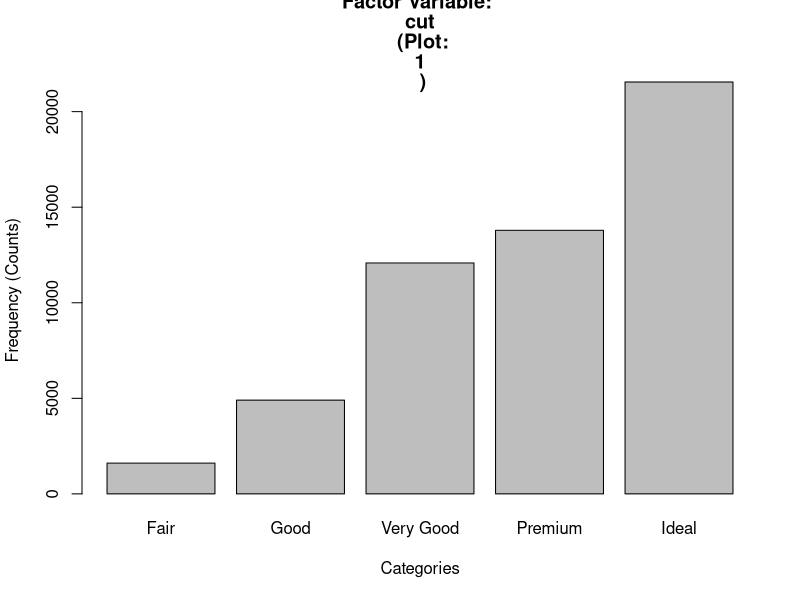
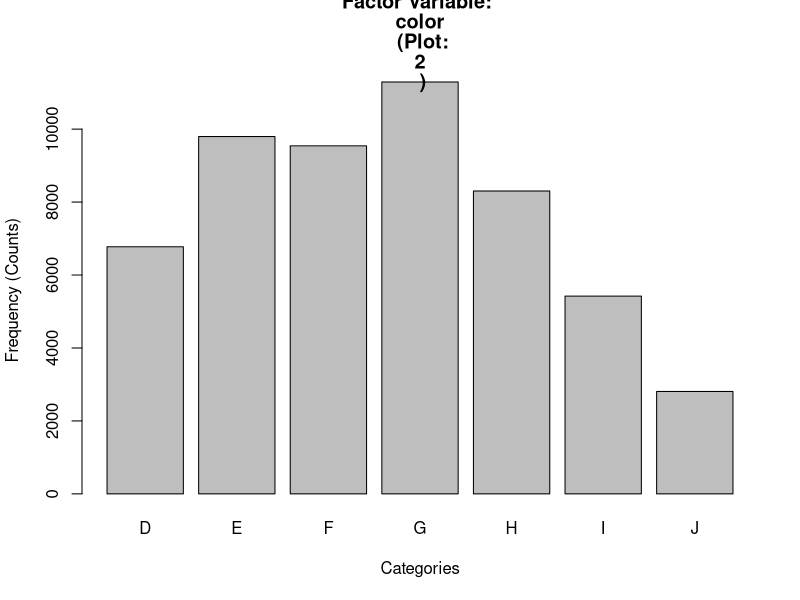
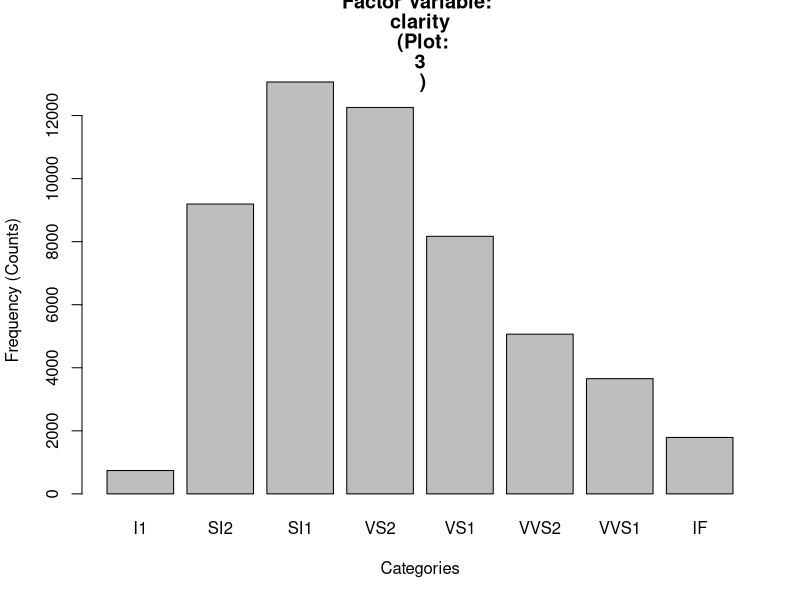
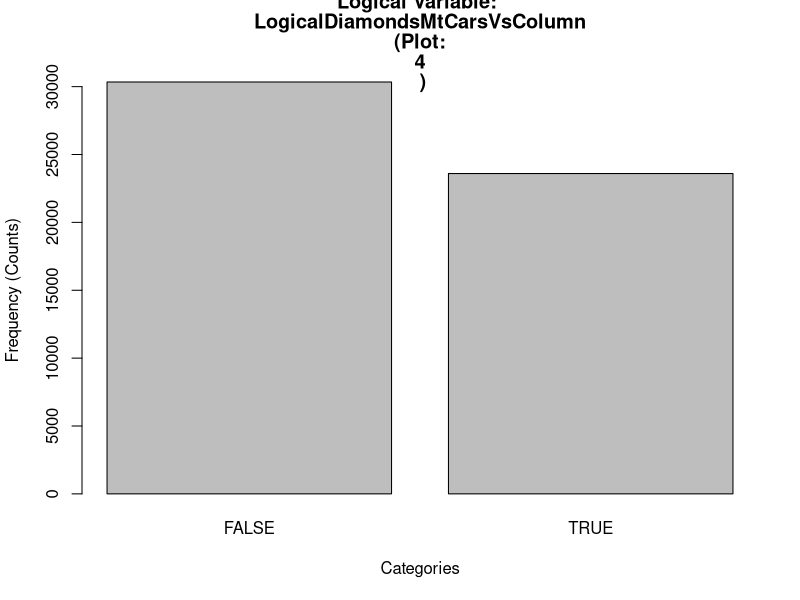
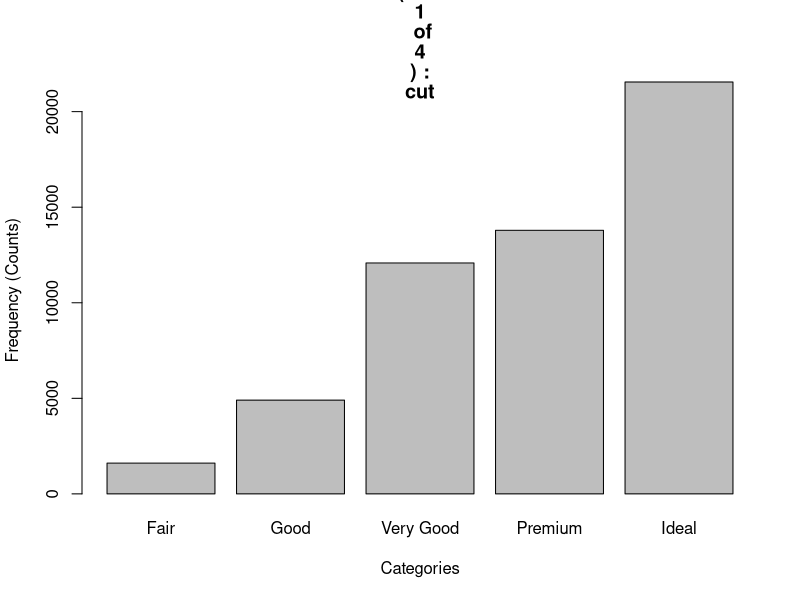
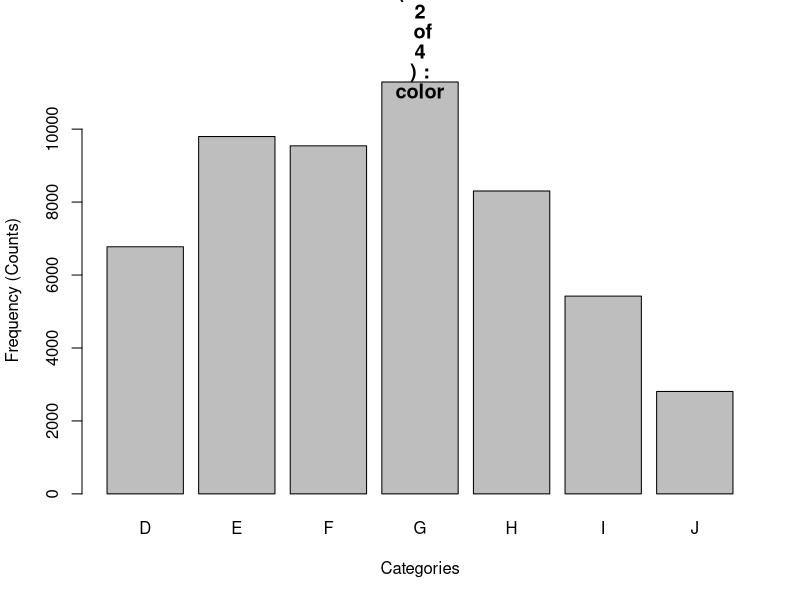
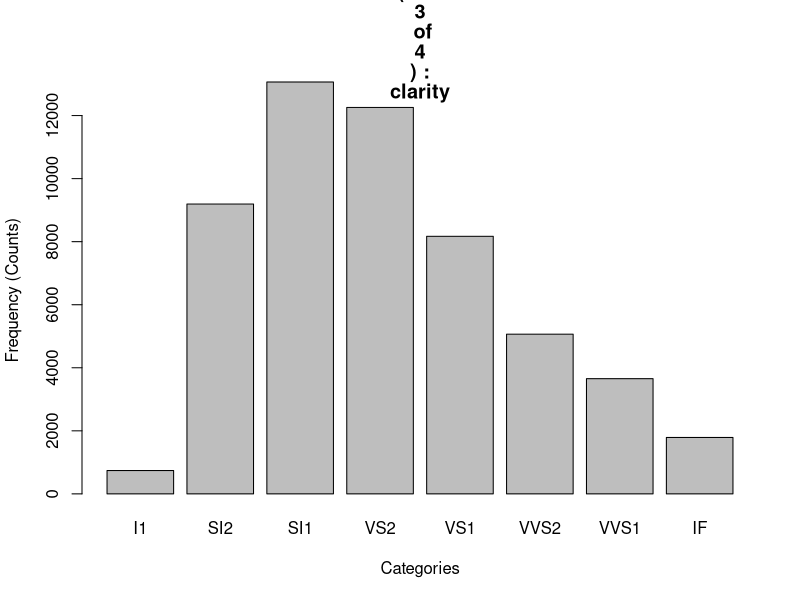
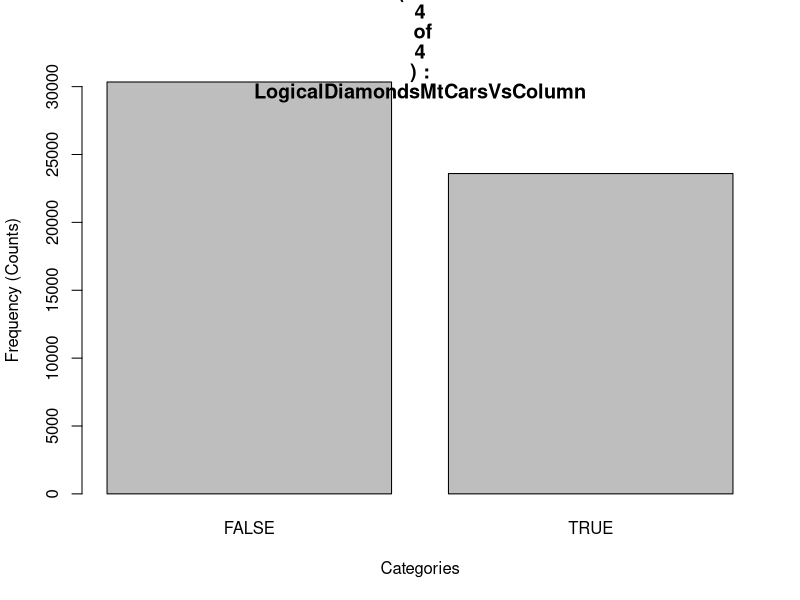

The R script that drew these images, in order:
## ---- chunk 1
library(ggplot2)

data(diamonds)
data(mtcars)

str(mtcars)

mtcars$vs
# 0 0 1 1 0 1 0 1 1 1 1 0 0 0 0 0 0 1 1 1 1 0 0 0 0 1 0 1 0 0 0 1

length(mtcars$vs)  #32 elements here

sum(mtcars$vs)  #14 is the sum, meaning that there are 14 1 values here and the other 18 are 0 values. 

length(diamonds)

str(diamonds)

head(diamonds$carat)
length(diamonds$carat)  #53940.  Thus, there are 53,940 rows in the diamonds data set. 
53940/16  #this is [1] 3371.25

3371.2 * 7  #23598
#Please note that (14/32) is 0.4375
(14/32)*53940  #23,599.  Hence out of the 53,940 rows, please note that approximately 23,599 of those rows will be 1s and the remainder of them will be 0s. 
(18/32)*53940  #30,341.  Please note that therefore the remainder 30,341 rows will have the value 0. 

#Please note that: 30341/53940 is approximately 0.5624954, while 18/32 is 0.5625.  These values are quite close together. 



rep(0, 3) #please note that this is the repeat function
trial = c(rep(0, 3), rep(2, 4))
trial 

DiamondsMtCarsVsColumn <- c(rep(1, 23599), rep(0, 30341))
head(DiamondsMtCarsVsColumn)
length(DiamondsMtCarsVsColumn) #53940, which is what we wanted

is.logical(DiamondsMtCarsVsColumn)
is.logical(as.logical(DiamondsMtCarsVsColumn)) #TRUE.  Thus, it is logical. 


#Here, please note that the DiamondsMtCarsVsColumn contained 0 and 1 values.  When converting this to a logical variable, the 0 will become FALSE and the 1 will become TRUE. 
#Hence, is.logical(DiamondsMtCarsVsColumn) does this conversion. 

str(DiamondsMtCarsVsColumn)  #this is numeric....values here are 0 and 1. 

LogicalDiamondsMtCarsVsColumn = as.logical(DiamondsMtCarsVsColumn)  #Here, please note that we stored this conversion into the vector LogicalDiamondsMtCarsVsColumn
is.logical(LogicalDiamondsMtCarsVsColumn)      #TRUE is returned since it is indeed a logical value and it passes the test: is.logical ?


str(LogicalDiamondsMtCarsVsColumn)  #this is returning "logical" since we created this into a logical column, with the values either TRUE or FALSE.  0 values mapped to (and were converted to) FALSE and 1 values mapped to TRUE. 

head(diamonds) #the first 6 rows of output from the original diamonds data set. 

#carat       cut color clarity depth table price    x    y    z
#1  0.23     Ideal     E     SI2  61.5    55   326 3.95 3.98 2.43
#2  0.21   Premium     E     SI1  59.8    61   326 3.89 3.84 2.31
#3  0.23      Good     E     VS1  56.9    65   327 4.05 4.07 2.31
#4  0.29   Premium     I     VS2  62.4    58   334 4.20 4.23 2.63
#5  0.31      Good     J     SI2  63.3    58   335 4.34 4.35 2.75
#6  0.24 Very Good     J    VVS2  62.8    57   336 3.94 3.96 2.48


NewDiamondsDataFrame = cbind(diamonds, LogicalDiamondsMtCarsVsColumn) #we are binding by the columns.  That is, we are adding on this logical column of Trues and Falses as a new column to the original diamonds data frame.
head(NewDiamondsDataFrame)


#carat       cut color clarity depth table price    x    y    z LogicalDiamondsMtCarsVsColumn
#1  0.23     Ideal     E     SI2  61.5    55   326 3.95 3.98 2.43                          TRUE
#2  0.21   Premium     E     SI1  59.8    61   326 3.89 3.84 2.31                          TRUE
#3  0.23      Good     E     VS1  56.9    65   327 4.05 4.07 2.31                          TRUE
#4  0.29   Premium     I     VS2  62.4    58   334 4.20 4.23 2.63                          TRUE
#5  0.31      Good     J     SI2  63.3    58   335 4.34 4.35 2.75                          TRUE
#6  0.24 Very Good     J    VVS2  62.8    57   336 3.94 3.96 2.48                          TRUE

head(NewDiamondsDataFrame[1:5])
head(NewDiamondsDataFrame)

#please note that logical returns true and false values.  0 corresponds to false and 1 corresponds to true
str(NewDiamondsDataFrame) #to please see the structure of this new data frame.  We just added our 11th variable. 

#'data.frame':  53940 obs. of  11 variables:
#  $ carat                        : num  0.23 0.21 0.23 0.29 0.31 0.24 0.24 0.26 0.22 0.23 ...
#$ cut                          : Ord.factor w/ 5 levels "Fair"<"Good"<..: 5 4 2 4 2 3 3 3 1 3 ...
#$ color                        : Ord.factor w/ 7 levels "D"<"E"<"F"<"G"<..: 2 2 2 6 7 7 6 5 2 5 ...
#$ clarity                      : Ord.factor w/ 8 levels "I1"<"SI2"<"SI1"<..: 2 3 5 4 2 6 7 3 4 5 ...
#$ depth                        : num  61.5 59.8 56.9 62.4 63.3 62.8 62.3 61.9 65.1 59.4 ...
#$ table                        : num  55 61 65 58 58 57 57 55 61 61 ...
#$ price                        : int  326 326 327 334 335 336 336 337 337 338 ...
#$ x                            : num  3.95 3.89 4.05 4.2 4.34 3.94 3.95 4.07 3.87 4 ...
#$ y                            : num  3.98 3.84 4.07 4.23 4.35 3.96 3.98 4.11 3.78 4.05 ...
#$ z                            : num  2.43 2.31 2.31 2.63 2.75 2.48 2.47 2.53 2.49 2.39 ...
#$ LogicalDiamondsMtCarsVsColumn: logi  TRUE TRUE TRUE TRUE TRUE TRUE ...

#Here, the LogicalDiamondsMtCarsVsColumn is approximately the logical equivalent of the ratio of 0's to 1's for the mtcars data set variable vs.  The 0's in LogicalDiamondsMtCarsVsColumn are reflected by FALSE and the 1's are reflected by TRUE.  

## ---- chunk 2

str(NewDiamondsDataFrame) #to please see the structure of this new data frame.  We just added our 11th variable. 

#'data.frame':  53940 obs. of  11 variables:
#  $ carat                        : num  0.23 0.21 0.23 0.29 0.31 0.24 0.24 0.26 0.22 0.23 ...
#$ cut                          : Ord.factor w/ 5 levels "Fair"<"Good"<..: 5 4 2 4 2 3 3 3 1 3 ...
#$ color                        : Ord.factor w/ 7 levels "D"<"E"<"F"<"G"<..: 2 2 2 6 7 7 6 5 2 5 ...
#$ clarity                      : Ord.factor w/ 8 levels "I1"<"SI2"<"SI1"<..: 2 3 5 4 2 6 7 3 4 5 ...
#$ depth                        : num  61.5 59.8 56.9 62.4 63.3 62.8 62.3 61.9 65.1 59.4 ...
#$ table                        : num  55 61 65 58 58 57 57 55 61 61 ...
#$ price                        : int  326 326 327 334 335 336 336 337 337 338 ...
#$ x                            : num  3.95 3.89 4.05 4.2 4.34 3.94 3.95 4.07 3.87 4 ...
#$ y                            : num  3.98 3.84 4.07 4.23 4.35 3.96 3.98 4.11 3.78 4.05 ...
#$ z                            : num  2.43 2.31 2.31 2.63 2.75 2.48 2.47 2.53 2.49 2.39 ...
#$ LogicalDiamondsMtCarsVsColumn: logi  TRUE TRUE TRUE TRUE TRUE TRUE ...

#here, based on the results from the above structure of the new diamonds data frame, please note that we want the cut, color, clarity, and LogicalDiamondsMtCarsVsColumn variables to be selected. 
# These 4 columns are either factor columns or they are logical columns. 


is.logical(diamonds$cut)

colnames(diamonds)

new_logicalCols = NewDiamondsDataFrame[sapply(NewDiamondsDataFrame, is.logical)] 
head(new_logicalCols)
new_factorCols = NewDiamondsDataFrame[sapply(NewDiamondsDataFrame, is.factor)] 
head(new_factorCols)

#Please note that we combine BOTH results so that we have all columns that are either logical columns or factor columns. 

LogicalAndFactorColumnsNewDiamondsDF = cbind(new_factorCols, new_logicalCols) #since we have been extracting various columns from the new diamonds data frame, we can just combine the factor columns results with the logical columns results by binding (Attaching) the columns together using cbind...that is column bind. 
head(LogicalAndFactorColumnsNewDiamondsDF)

#cut color clarity LogicalDiamondsMtCarsVsColumn
#1     Ideal     E     SI2                          TRUE
#2   Premium     E     SI1                          TRUE
#3      Good     E     VS1                          TRUE
#4   Premium     I     VS2                          TRUE
#5      Good     J     SI2                          TRUE
#6 Very Good     J    VVS2                          TRUE


#In general, for any data set (aside from the diamonds data set), please note that this is the process that we would use to find and extract the logical and the factor columns from that respective data set. 

########



## ---- chunk 3
# Here, please note that for the new diamonds data set, this is: 
# factor variables: cut, color, and clarity. 

#logical variables: LogicalDiamondsMtCarsVsColumn

#Please note that we have the logical variables stored in: new_logicalCols
#Please note that we have the factor variables stored in: new_factorCols



#colnamesvector <- vector() #please note that we are creating an empty vector here

colnamesLogicalFactors <- vector()  #please note that we are creating an empty vector here

NumOfLogicalAndFactorColumns = length(LogicalAndFactorColumnsNewDiamondsDF)

for (colnamesIndex in 1:NumOfLogicalAndFactorColumns){
  colnamesLogicalFactors = c(colnamesLogicalFactors, colnames(LogicalAndFactorColumnsNewDiamondsDF[colnamesIndex]))
}
colnamesLogicalFactors
colnamesLogicalFactors[1] #cut, the first element here...


NumOfLogicalColumns = length(new_logicalCols)
NumOfFactorColumns = length(new_factorCols)

NumOfLogicalColumns #1 here
NumOfFactorColumns #3 here

#Please note that below, Saniya has 3 different for-loops based on what the user wants.  The first for-loop will plot all of the factor variables.  The second for-loop will plot all of the logical variables.  The 3rd for-loop is a combination of the first 2 for-loops and will plot BOTH the factor as well as the logical variables.  That is, it will plot all of these variables. 


#If we just want to plot all of the factor variables, we may please run this following for loop below: 

FactorColIndex = 1 #Please note that this initializes the variable so that we can re-run the same code over and over again and get the same sets of results each time. 
for (FactorColIndex in 1:NumOfFactorColumns){
  plot(LogicalAndFactorColumnsNewDiamondsDF[FactorColIndex], col = "gray", main = c("Factor Variable: ", colnamesLogicalFactors[FactorColIndex], "  (Plot: ", FactorColIndex, " )"),  ylab = "Frequency (Counts)", xlab = "Categories") #since it is qualitative (like a factor or a logical column) rather than numeric, the plot feature will yield a bargraph automatically.
}

#If we just want to plot all of the logical (True/False Boolean values) variables, we may please run this following for loop below: 

LogicalColIndex = 1  ##Please note that this initializes the variable so that we can re-run the same code over and over again and get the same sets of results each time. 
for (LogicalColIndex in 1:NumOfLogicalColumns){
  index = LogicalColIndex + NumOfFactorColumns
  factorCol = as.factor(LogicalAndFactorColumnsNewDiamondsDF[,index])
  plot(factor(factorCol), col = "gray", main = c("Logical Variable: ", colnamesLogicalFactors[index], " (Plot: ", index, " )") , ylab = "Frequency (Counts)", xlab = "Categories") #since it is qualitative (like a factor or a logical column) rather than numeric, the plot feature will yield a bargraph automatically.
}



#To Plot all of the Variables (Factored and Logical) together, please use:

colIndex = 1 #Please note that this initializes the variable so that we can re-run the same code over and over again and get the same sets of results each time. 
for (colIndex in 1:NumOfLogicalAndFactorColumns){
  factoredColumn = as.factor(LogicalAndFactorColumnsNewDiamondsDF[,colIndex])
  plot(factoredColumn, col = "gray", main = c("(Plot", colIndex, " of", NumOfLogicalAndFactorColumns,") :", colnamesLogicalFactors[colIndex] ),  ylab = "Frequency (Counts)", xlab = "Categories") #since it is qualitative (like a factor or a logical column) rather than numeric, the plot feature will yield a bargraph automatically.
}




## ---- chunk 4
for (columnsIndex in 1:NumOfLogicalAndFactorColumns){ #here, we are going to have as many printouts as there are logical and factor columns.  That is, there is exactly 1 printout for each factor variable and 1 printout for each logical variable.  
  print("       ")
  print("********************************************************")
  print("Below, please note the Frequency Table below for this qualitative variable:")
  print(colnamesLogicalFactors[columnsIndex])
  print(table(LogicalAndFactorColumnsNewDiamondsDF[,columnsIndex]))  #please note that the table function allows us to plot the frequency tables. 
  print("********************************************************") #these stars just help us distinguish between the different variables as their respective outputs are printed out.  These are just dividers
  }
